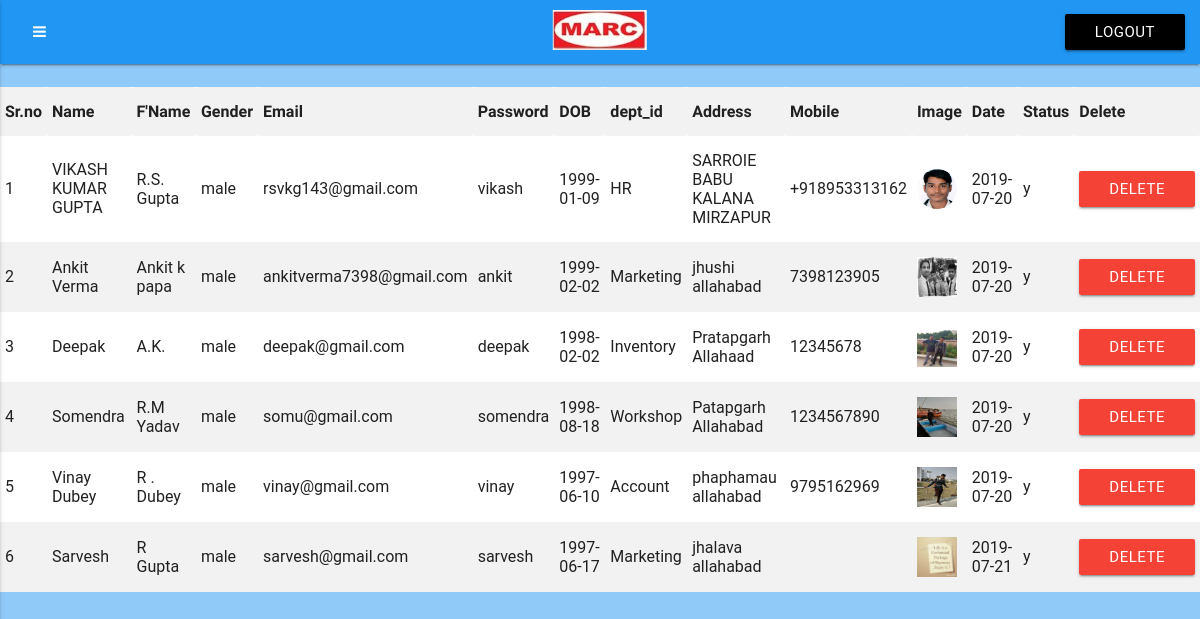
/viewemployee.php (signed in), run on the app's committed database.
### tables this page shows
CREATE TABLE IF NOT EXISTS `tbl_employee` (
  `emp_id` int(11) NOT NULL AUTO_INCREMENT,
  `name` varchar(60) NOT NULL,
  `fname` varchar(60) NOT NULL,
  `gender` varchar(6) NOT NULL,
  `email` varchar(30) NOT NULL,
  `password` varchar(20) NOT NULL,
  `dob` varchar(10) NOT NULL,
  `dept_id` int(11) NOT NULL,
  `address` varchar(1000) NOT NULL,
  `mobile` varchar(15) NOT NULL,
  `pic` varchar(200) NOT NULL,
  `date` varchar(10) NOT NULL,
  `status` varchar(6) NOT NULL,
  PRIMARY KEY (`emp_id`)
);

CREATE TABLE IF NOT EXISTS `tbl_department` (
  `dept_id` int(11) NOT NULL AUTO_INCREMENT,
  `department` varchar(30) NOT NULL,
  `date` varchar(10) NOT NULL,
  PRIMARY KEY (`dept_id`)
);

### viewemployee.php (the view, shortened to what this page needs)
<?php
include("headerside.php");
$query="select * from tbl_employee";
$res=mysql_query($query);
?>
<title>View Employee</title><br>
  <table class=" white responsive-table striped">
          <tr>
              <th>Sr.no</th>
              <th>Name</th>
              <th>F'Name</th>
              <th>Gender</th>
              <th>Email</th>
              <th>Password</th>
              <th>DOB</th>
              <th>dept_id</th>
              <th>Address</th>
              <th>Mobile</th>
              <th>Image</th>
              <th>Date</th>
              <th>Status</th>
              <th>Delete</th>
          </tr>
        <?php
        $a=1;
        while($row=mysql_fetch_array($res,MYSQL_BOTH))
        {
        ?>
        <tr>
        <td><?php echo $a; ?></td>
        <td><?php echo $row['name']; ?></td>
        <td><?php echo $row['fname']; ?></td>
        <td><?php echo $row['gender']; ?></td>
        <td><?php echo $row['email']; ?></td>
        <td><?php echo $row['password']; ?></td>
        <td><?php echo $row['dob']; ?></td>
<td><?php  $depart=$row['dept_id'];
$query="select department from tbl_department where dept_id='$depart'";
$redep=mysql_query($query);
if($rodep=mysql_fetch_array($redep,MYSQL_BOTH))
{
echo $rodep['0']; } ?></td>
        <td><?php echo $row['address']; ?></td>
        <td><?php echo $row['mobile']; ?></td>
        <td><img src="Employee/<?php echo $row['pic']; ?>" height="40" width="40"/></td>
        <td><?php echo $row['date']; ?></td>
        <td><?php echo $row['status']; ?></td>
        <td><a class="btn red white-text" href="empdelete.php?id=<?php echo $row['emp_id'] ?>">Delete</a></td>
        </tr>
        <?php
        $a++;
        }
        ?>
        </table>
  </body>
  </html>

### headerside.php (shortened to what this page needs)
 <html>
 <head>
<link rel="stylesheet" href="css/materialize.css" type="text/css"/>
<link rel="stylesheet" href="css/font-awesome.css">
<link href="css/icon.css" rel="stylesheet"/>
</head>
<body class="blue lighten-3">
<nav>
    <div class="nav-wrapper blue">
      <a href="dashboard.php" class="brand-logo center">
	  <img src="images/logo.jpg" height="40" style="margin-top:10;"/>
	  </a>
	  <ul id="nav-mobile" class="right">
	  <li><a class="btn black lighten-2" href="logout.php">Logout</a></li>
	  </ul>
      <ul id="nav-mobile" class="left">
	  <li  data-activates="slide-out" class="button-collapse"><a><i class="fa fa-reorder"></i></a></li>
    </div>
  </nav>

### data on the page
tbl_employee: name "VIKASH KUMAR GUPTA", fname "R.S. Gupta", gender "male", email "rsvkg143@gmail.com", password "vikash", dob "1999-01-09", dept.department "HR", address "SARROIE BABU KALANA MIRZAPUR", mobile "+918953313162", pic (picture), date "2019-07-20", status "y"
tbl_employee: name "Ankit Verma", fname "Ankit k papa", gender "male", email "ankitverma7398@gmail.com", password "ankit", dob "1999-02-02", dept.department "Marketing", address "jhushi allahabad", mobile "7398123905", pic (picture), date "2019-07-20", status "y"
tbl_employee: name "Deepak", fname "A.K.", gender "male", email "deepak@gmail.com", password "deepak", dob "1998-02-02", dept.department "Inventory", address "Pratapgarh Allahaad", mobile "12345678", pic (picture), date "2019-07-20", status "y"
tbl_employee: name "Somendra", fname "R.M Yadav", gender "male", email "somu@gmail.com", password "somendra", dob "1998-08-18", dept.department "Workshop", address "Patapgarh Allahabad", mobile "1234567890", pic (picture), date "2019-07-20", status "y"
tbl_employee: name "Vinay Dubey", fname "R . Dubey", gender "male", email "vinay@gmail.com", password "vinay", dob "1997-06-10", dept.department "Account", address "phaphamau allahabad", mobile "9795162969", pic (picture), date "2019-07-20", status "y"
tbl_employee: name "Sarvesh", fname "R Gupta", gender "male", email "sarvesh@gmail.com", password "sarvesh", dob "1997-06-17", dept.department "Marketing", address "jhalava allahabad", pic (picture), date "2019-07-21", status "y"
